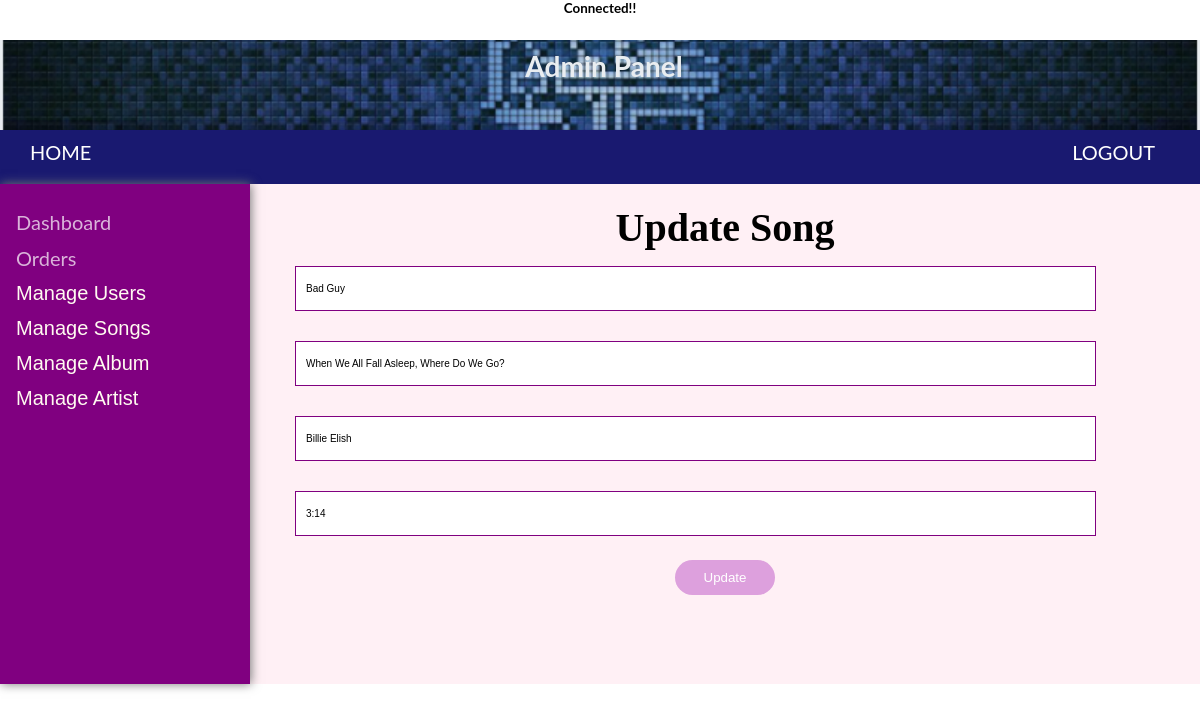
/adminPanel/updatesong.php?id=1, run on the app's committed database.
### tables this page shows
CREATE TABLE `song` (
  `song_id` int(255) NOT NULL,
  `songname` varchar(255) NOT NULL,
  `album_name` varchar(255) NOT NULL,
  `artist_name` varchar(255) NOT NULL,
  `duration` text NOT NULL
);

### adminPanel/updatesong.php (the view, shortened to what this page needs)
<?php
include "connection.php";
include ('includes/header.php');
?>
<?php
if (isset($_GET['id'])) {
$id = $_GET['id'];
$sql = "SELECT * FROM `song` WHERE `song_id`='$id'";
$result = $con->query($sql);
if ($result->num_rows > 0) {
    while ($row = $result->fetch_assoc()) {
        $songname = $row["songname"];
        $albumname = $row["album_name"];
        $artistname = $row["artist_name"];
        $duration = $row["duration"];
    }
?>
<!DOCTYPE html>
<head>
</head>
<body>
<div class="main-content">
    <form class="myfrm" action="" method="POST">
                    <h1>Update Song</h1>
                    <input type="text"  name="songname" value="<?php echo $songname;?>">
                    <input type="text"  name="albumname" value="<?php echo $albumname; ?>" ><br/>
                    <input type="text" name="artistname" value="<?php echo $artistname; ?>" >
                    <input type="text"  name="duration" value="<?php echo $duration; ?>" >
            <div class="button-holder">
          <button name="update" type="submit" id="update-btn">Update</button>
        </div>
        </form>
</div>
    </body>
    </html>
<?php
	} else{
		header('Location: viewsong.php');
	}
}
?>

### adminPanel/assets/css/mystyle.css (style rules this page uses)
* { margin: 0; padding: 0; box-sizing: border-box; }
body, html { font-family: 'Lato', sans-serif; font-size: 20px; height: 100%; position: relative; }
.main-content { background-color: lavenderblush; width: calc(100% - 250px); margin-left: 250px; padding: 20px 30px; height: 500px; }

### adminPanel/updatesong.php (style rules this page uses)
form h1 { color: black; text-align: center; font-family: "Brush Script MT", "Brush Script Std", cursive; }
input[type=text] { width: 90%; height:45px; margin: 15px; padding: 10px; display: inline-block; border: 1px solid purple; box-sizing: border-box; font-size: 10px; }
.button-holder { text-align:center; }
#update-btn { background-color: plum; width: 100px; color: white; padding: 10px; margin: 9px 0px; border: none; cursor: pointer; position: relative; border-radius: 20px; }

### data on the page
song: songname "Bad Guy", albumname "When We All Fall Asleep, Where Do We Go?", artistname "Billie Elish", duration "3:14"
